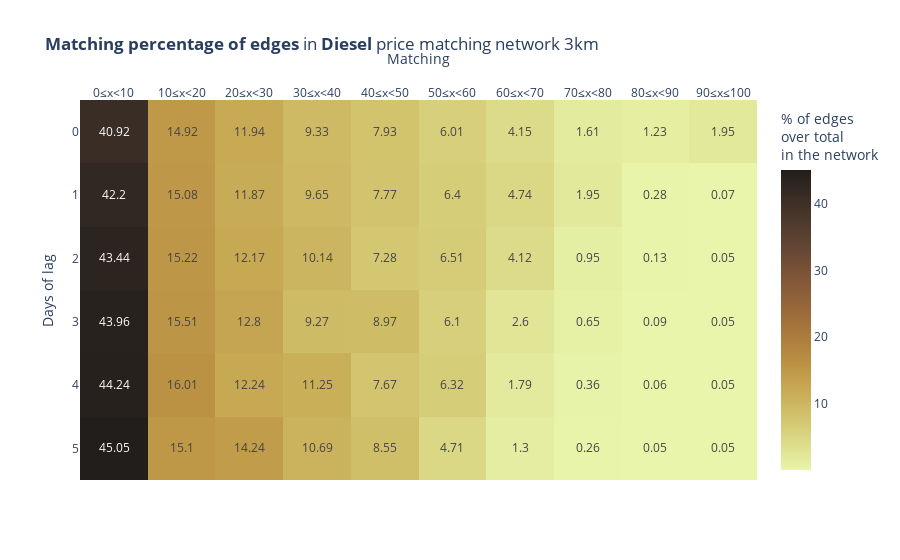

The cell this chart's notebook holds for it:
### Code cell
high_matching_diesel_3km = matching_table(price_matching_network_diesel_3km,"Diesel")

### Figure 1 — Plotly figure (JSON) as saved in the notebook; plotly's stock layout.template omitted (floating-point values rounded to 4 significant figures)
{"data": [{"coloraxis": "coloraxis", "hovertemplate": "Matching: %{x}<br>Days of lag: %{y}<br>% of edges <br>over total <br>in the network: %{z}<extra></extra>", "name": "0", "texttemplate": "%{z}", "type": "heatmap", "x": ["0≤x<10", "10≤x<20", "20≤x<30", "30≤x<40", "40≤x<50", "50≤x<60", "60≤x<70", "70≤x<80", "80≤x<90", "90≤x≤100"], "xaxis": "x", "yaxis": "y", "z": [[40.92, 14.92, 11.94, 9.33, 7.93, 6.01, 4.15, 1.61, 1.23, 1.95], [42.2, 15.08, 11.87, 9.65, 7.77, 6.4, 4.74, 1.95, 0.28, 0.07], [43.44, 15.22, 12.17, 10.14, 7.28, 6.51, 4.12, 0.95, 0.13, 0.05], [43.96, 15.51, 12.8, 9.27, 8.97, 6.1, 2.6, 0.65, 0.09, 0.05], [44.24, 16.01, 12.24, 11.25, 7.67, 6.32, 1.79, 0.36, 0.06, 0.05], [45.05, 15.1, 14.24, 10.69, 8.55, 4.71, 1.3, 0.26, 0.05, 0.05]]}], "layout": {"coloraxis": {"colorbar": {"title": {"text": "% of edges <br>over total <br>in the network"}}, "colorscale": [[0, "rgb(232, 245, 171)"], [0.09091, "rgb(220, 219, 137)"], [0.1818, "rgb(209, 193, 107)"], [0.2727, "rgb(199, 168, 83)"], [0.3636, "rgb(186, 143, 66)"], [0.4545, "rgb(170, 121, 60)"], [0.5455, "rgb(151, 103, 58)"], [0.6364, "rgb(129, 87, 56)"], [0.7273, "rgb(104, 72, 53)"], [0.8182, "rgb(80, 59, 46)"], [0.9091, "rgb(57, 45, 37)"], [1, "rgb(34, 30, 27)"]]}, "title": {"text": "<b>Matching percentage of edges</b> in <b>Diesel</b> price matching network 3km"}, "xaxis": {"anchor": "y", "domain": [0, 1], "side": "top", "title": {"text": "Matching"}}, "yaxis": {"anchor": "x", "autorange": "reversed", "domain": [0, 1], "title": {"text": "Days of lag"}}}}
